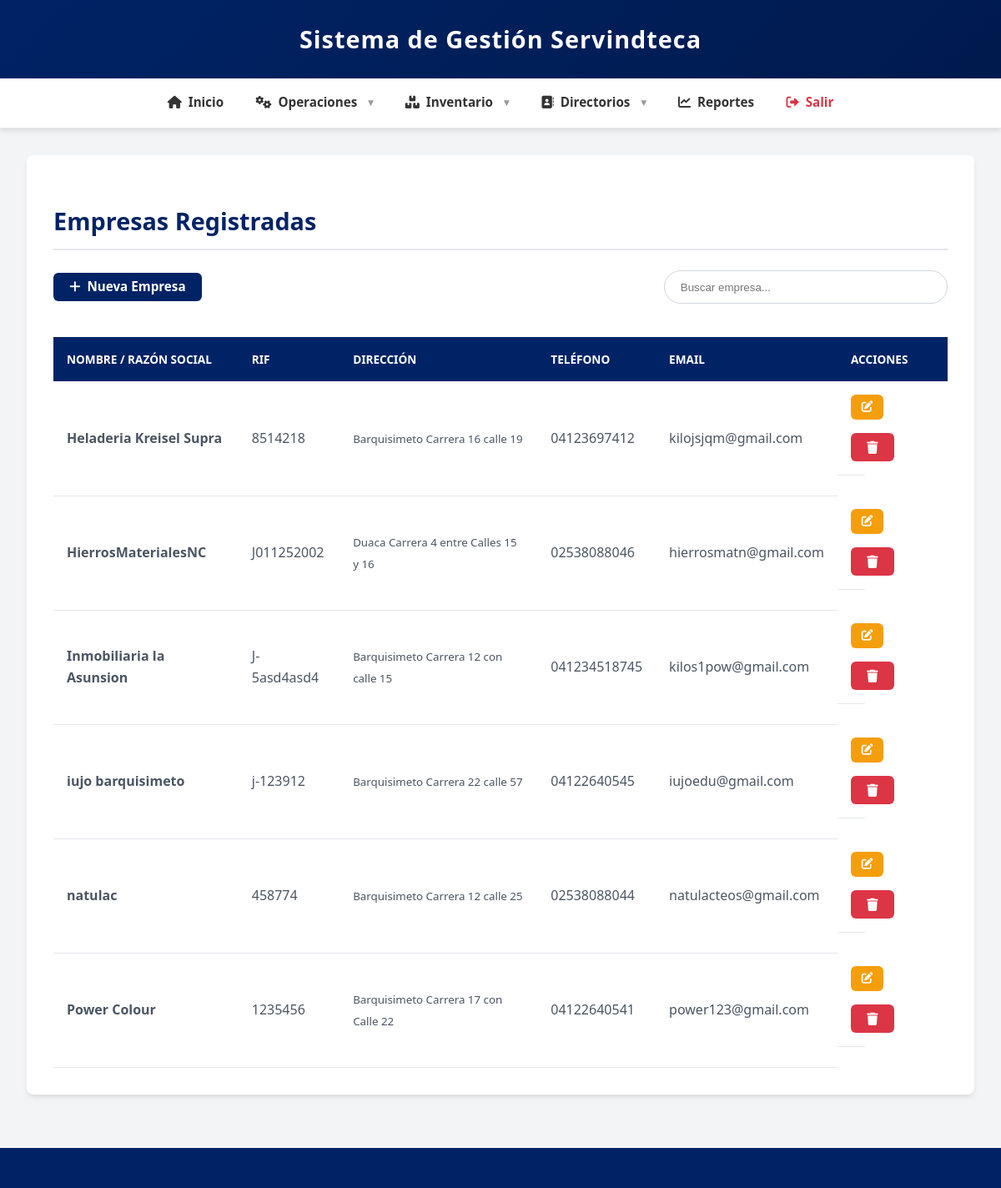
The app's page /empresas/index.php (signed in) with its own data.
### tables this page shows
CREATE TABLE `empresas` (
  `id` int NOT NULL,
  `nombre` varchar(100) NOT NULL,
  `rif` varchar(20) NOT NULL,
  `direccion` varchar(255) DEFAULT NULL,
  `telefono` varchar(50) DEFAULT NULL,
  `email` varchar(100) DEFAULT NULL,
  `fecha_registro` timestamp NOT NULL DEFAULT CURRENT_TIMESTAMP
);

### empresas/index.php (the view, shortened to what this page needs)
<?php
require_once '../includes/database.php';
$sql = "SELECT * FROM empresas ORDER BY nombre";
$result = $conn->query($sql);
?>
<?php include '../includes/header.php'; ?>
<section class="empresas-list">
    <h2>Empresas Registradas</h2>
    <div class="actions">
        <a href="crear.php" class="btn-new">
            <i class="fas fa-plus"></i> Nueva Empresa
        </a>
        <input type="text" id="buscar-empresa" placeholder="Buscar empresa...">
    </div>
    <div style="overflow-x: auto;"> <table>
            <thead>
                <tr>
                    <th>Nombre / Razón Social</th>
                    <th>RIF</th>
                    <th>Dirección</th>
                    <th>Teléfono</th>
                    <th>Email</th>
                    <th>Acciones</th>
                </tr>
            </thead>
            <tbody>
                <?php while($empresa = $result->fetch_assoc()): ?>
                <tr>
                    <td><strong><?= htmlspecialchars($empresa['nombre']) ?></strong></td>
                    <td><?= htmlspecialchars($empresa['rif']) ?></td>
                    <td><small><?= htmlspecialchars($empresa['direccion'] ?? 'N/A') ?></small></td>
                    <td><?= htmlspecialchars($empresa['telefono'] ?? '') ?></td>
                    <td><?= htmlspecialchars($empresa['email'] ?? '') ?></td>
                    <td class="actions">
                        <a href="editar.php?id=<?= $empresa['id'] ?>" class="btn-edit" title="Editar">
                            <i class="fas fa-edit"></i>
                        </a>
                        <button class="btn-danger btn-eliminar" data-id="<?= $empresa['id'] ?>" title="Eliminar">
                            <i class="fas fa-trash"></i>
                        </button>
                    </td>
                </tr>
                <?php endwhile; ?>
            </tbody>
        </table>
    </div>
</section>
<?php include '../includes/footer.php'; ?>

### css/styles.css (style rules this page uses)
:root { --azul-rey: #002366; --azul-oscuro: #001a4d; --azul-claro: #e6f2ff; --naranja: #FF8C00; --blanco: #ffffff; --gris: #f3f4f6; --texto: #333333; --success: #22c55e; --danger: #dc3545; --warning: #f59e0b; --radio: 8px; --sombra-suave: 0 4px 6px -1px rgba(0,0,0,0.1); --sombra-fuerte: 0 10px 15px -3px rgba(0, 0, 0, 0.1); }
body { font-family: 'Segoe UI', Tahoma, Geneva, Verdana, sans-serif; margin: 0; padding: 0; background-color: var(--gris); color: var(--texto); line-height: 1.6; display: flex; flex-direction: column; min-height: 100vh; }
a { text-decoration: none; color: inherit; }
.empresas-list { background-color: var(--blanco); border-radius: var(--radio); padding: 2rem; box-shadow: var(--sombra-suave); margin-bottom: 2rem; overflow: hidden; }
.empresas-list h2 { color: var(--azul-rey); margin-bottom: 1.5rem; font-size: 1.8rem; border-bottom: 2px solid #e5e7eb; padding-bottom: 10px; }
table { width: 100%; border-collapse: collapse; margin-top: 1rem; background-color: var(--blanco); }
thead th { background-color: var(--azul-rey); color: var(--blanco); padding: 1rem; text-align: left; font-weight: 600; text-transform: uppercase; font-size: 0.85rem; }
tbody td { padding: 1rem; border-bottom: 1px solid #e5e7eb; vertical-align: middle; color: #4b5563; }
td.actions { white-space: nowrap; width: 1%; text-align: center; }
.btn, .btn-new, .btn-edit, .btn-eliminar, .btn-primary, .btn-secondary, .btn-danger, .btn-logout, .btn-login { display: inline-flex; align-items: center; justify-content: center; gap: 0.5rem; padding: 0.6rem 1.2rem; border-radius: 6px; font-weight: 600; cursor: pointer; transition: all 0.2s ease; border: none; text-decoration: none; font-size: 0.95rem; line-height: 1; }
.btn-primary, .btn-new, .btn-login { background-color: var(--azul-rey); color: white; }
.btn-edit { background-color: var(--warning); color: white; padding: 0.5rem 0.8rem; font-size: 0.85rem; }
.btn-danger, .btn-eliminar, .btn-logout { background-color: var(--danger); color: white; }
.actions { display: flex; justify-content: space-between; align-items: center; margin-bottom: 1.5rem; flex-wrap: wrap; gap: 1rem; }
#buscar-empresa, #buscar-venta, #buscar-compra, #buscar-repuesto, #buscar-maquina { padding: 0.7rem 1.2rem; border: 1px solid #d1d5db; border-radius: 50px; min-width: 300px; }

### records on screen
empresas: nombre "Heladeria Kreisel Supra", rif "8514218", direccion "Barquisimeto Carrera 16 calle 19", telefono "04123697412", email "kilojsjqm@gmail.com"
empresas: nombre "HierrosMaterialesNC", rif "J011252002", direccion "Duaca Carrera 4 entre Calles 15 y 16", telefono "02538088046", email "hierrosmatn@gmail.com"
empresas: nombre "Inmobiliaria la Asunsion", rif "J-5asd4asd4", direccion "Barquisimeto Carrera 12 con calle 15", telefono "041234518745", email "kilos1pow@gmail.com"
empresas: nombre "iujo barquisimeto", rif "j-123912", direccion "Barquisimeto Carrera 22 calle 57", telefono "04122640545", email "iujoedu@gmail.com"
empresas: nombre "natulac", rif "458774", direccion "Barquisimeto Carrera 12 calle 25", telefono "02538088044", email "natulacteos@gmail.com"
empresas: nombre "Power Colour", rif "1235456", direccion "Barquisimeto Carrera 17 con Calle 22", telefono "04122640541", email "power123@gmail.com"
